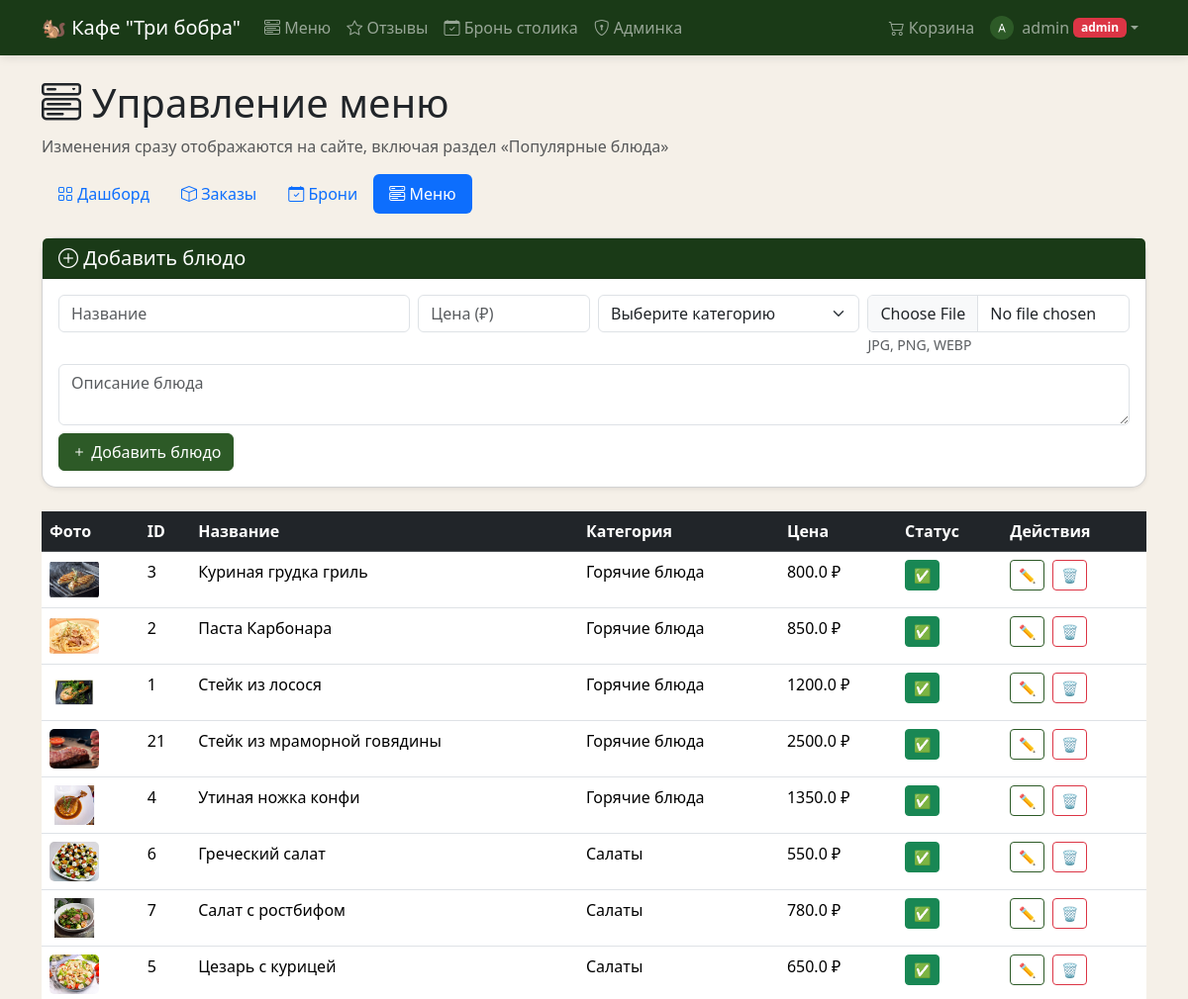
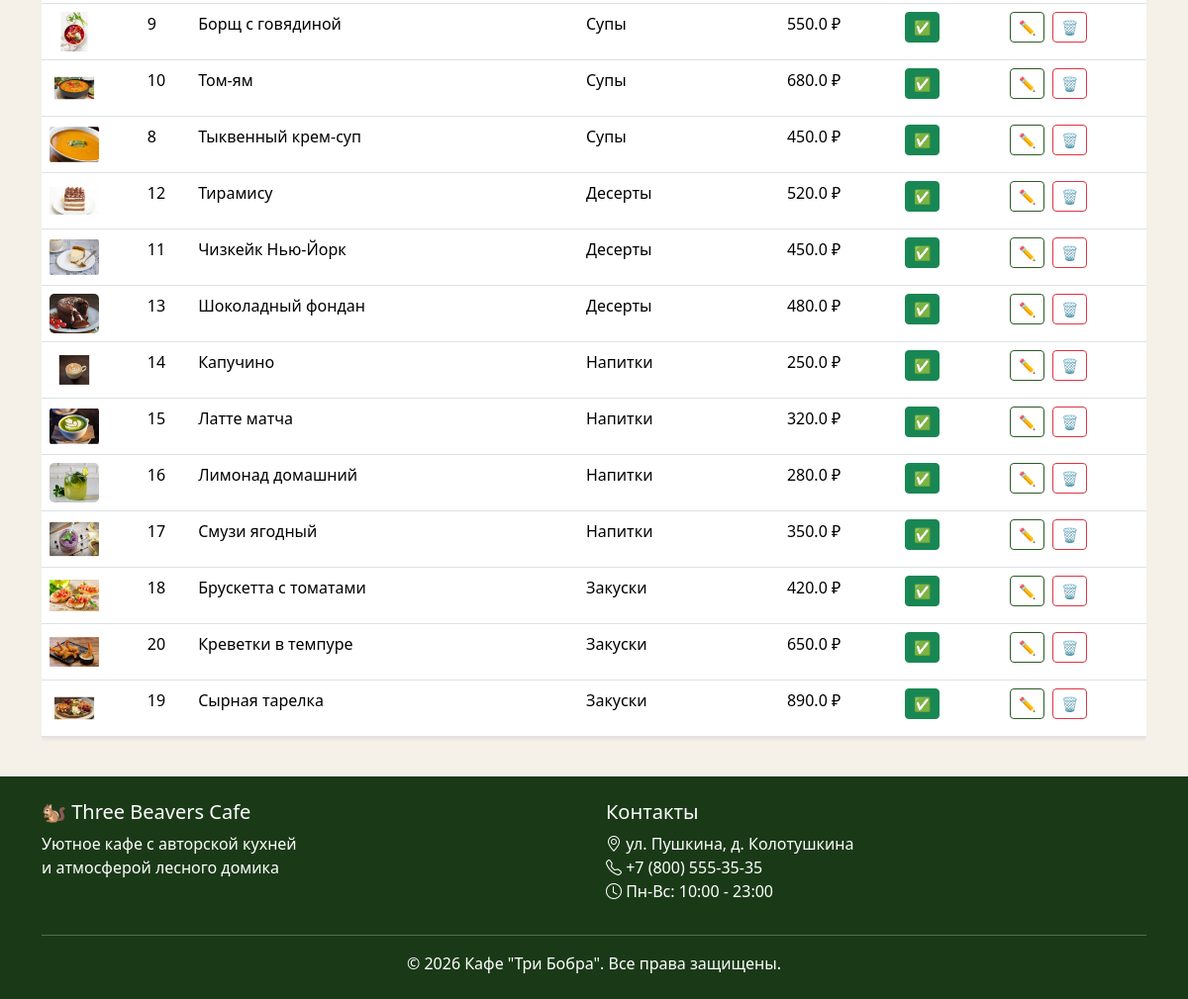
Page /admin/menu (signed in) on the committed database (2 pictures, top to bottom).
### models.py (models this page shows)
class User(UserMixin, db.Model):
    id = db.Column(db.Integer, primary_key=True)
    username = db.Column(db.String(80), unique=True, nullable=False)
    email = db.Column(db.String(120), unique=True, nullable=False)
    password_hash = db.Column(db.String(256), nullable=False)
    is_admin = db.Column(db.Boolean, default=False)
    avatar = db.Column(db.String(300), default="default-avatar.png")
    cart_items = db.relationship("CartItem", backref="user", lazy=True)
    orders = db.relationship("Order", backref="user", lazy=True)
    bookings = db.relationship("Booking", backref="user", lazy=True)
    reviews = db.relationship("Review", backref="user", lazy=True)

class MenuItem(db.Model):
    id = db.Column(db.Integer, primary_key=True)
    name = db.Column(db.String(100), nullable=False)
    description = db.Column(db.Text, nullable=True)
    price = db.Column(db.Float, nullable=False)
    image_url = db.Column(db.String(300), default="default-food.jpg")
    available = db.Column(db.Boolean, default=True)
    category_id = db.Column(db.Integer, db.ForeignKey("category.id"), nullable=False)

class Category(db.Model):
    id = db.Column(db.Integer, primary_key=True)
    name = db.Column(db.String(50), unique=True, nullable=False)
    items = db.relationship("MenuItem", backref="category", lazy=True)

### routes/admin.py (the view)
@admin_bp.route("/menu")
@login_required
@admin_required
def menu():
    items = MenuItem.query.order_by(MenuItem.category_id, MenuItem.name).all()
    categories = Category.query.all()
    return render_template("admin/menu.html", items=items, categories=categories)

### routes/admin.py (called while the page is built)
def admin_required(f):
    @wraps(f)
    def decorated_function(*args, **kwargs):
        if not current_user.is_authenticated or not current_user.is_admin:
            flash("Доступ запрещён! Только для администраторов.", "danger")
            return redirect(url_for("main.index"))
        return f(*args, **kwargs)
    return decorated_function

### templates/admin/menu.html (shortened to what this page needs)
{% extends "base.html" %}
{% block content %}
<div class="container">
    <h1 class="mb-2"><i class="bi bi-menu-button-wide"></i> Управление меню</h1>
    <p class="text-muted mb-3">Изменения сразу отображаются на сайте, включая раздел «Популярные блюда»</p>
    <ul class="nav nav-pills mb-4">
        <li class="nav-item"><a class="nav-link" href="{{ url_for('admin.dashboard') }}"><i class="bi bi-grid"></i> Дашборд</a></li>
        <li class="nav-item"><a class="nav-link" href="{{ url_for('admin.orders') }}"><i class="bi bi-box"></i> Заказы</a></li>
        <li class="nav-item"><a class="nav-link" href="{{ url_for('admin.bookings') }}"><i class="bi bi-calendar-check"></i> Брони</a></li>
        <li class="nav-item"><a class="nav-link active" href="{{ url_for('admin.menu') }}"><i class="bi bi-menu-button-wide"></i> Меню</a></li>
    </ul>
    <div class="card shadow-sm mb-4">
        <div class="card-header bg-dark-green text-white"><h5 class="mb-0"><i class="bi bi-plus-circle"></i> Добавить блюдо</h5></div>
        <div class="card-body">
            <form method="POST" action="{{ url_for('admin.add_menu_item') }}" enctype="multipart/form-data">
                <div class="row g-2">
                    <div class="col-md-4"><input name="name" class="form-control" placeholder="Название" required></div>
                    <div class="col-md-2"><input name="price" type="number" step="1" class="form-control" placeholder="Цена (₽)" required></div>
                    <div class="col-md-3">
                        <select name="category_id" class="form-select" required>
                            <option value="">Выберите категорию</option>
                        </select>
                    </div>
                    <div class="col-md-3">
                        <input type="file" name="image" class="form-control" accept="image/*">
                        <small class="text-muted">JPG, PNG, WEBP</small>
                    </div>
                </div>
                <div class="mt-2">
                    <textarea name="description" class="form-control" placeholder="Описание блюда" rows="2"></textarea>
                </div>
                <div class="mt-2">
                    <button class="btn btn-primary"><i class="bi bi-plus"></i> Добавить блюдо</button>
                </div>
            </form>
        </div>
    </div>
    <div class="table-responsive">
        <table class="table table-hover shadow-sm">
            <thead class="table-dark">
                <tr><th>Фото</th><th>ID</th><th>Название</th><th>Категория</th><th>Цена</th><th>Статус</th><th>Действия</th></tr>
            </thead>
            <tbody>
                {% for item in items %}
                <tr class="{% if not item.available %}table-secondary{% endif %}">
                    <td>
                        <img src="{{ url_for('static', filename='images/menu/' + item.image_url) }}"
                             style="width: 50px; height: 40px; object-fit: cover; border-radius: 5px;"
                             alt="{{ item.name }}">
                    </td>
                    <td>{{ item.id }}</td>
                    <td>{{ item.name }}</td>
                    <td>{{ item.category.name }}</td>
                    <td>{{ item.price }} ₽</td>
                    <td>
                        <form method="POST" action="{{ url_for('admin.toggle_menu_item', item_id=item.id) }}" class="d-inline">
                            <button class="btn btn-sm {% if item.available %}btn-success{% else %}btn-danger{% endif %}">
                                {% if item.available %}✅{% else %}❌{% endif %}
                            </button>
                        </form>
                    </td>
                    <td>
                        <button class="btn btn-sm btn-outline-primary me-1" data-bs-toggle="collapse" data-bs-target="#edit-{{ item.id }}">✏️</button>
                        <form method="POST" action="{{ url_for('admin.delete_menu_item', item_id=item.id) }}" class="d-inline" onsubmit="return confirm('Удалить «{{ item.name }}»?')">
                            <button class="btn btn-sm btn-outline-danger">🗑️</button>
                        </form>
                    </td>
                </tr>
                {% endfor %}
            </tbody>
        </table>
    </div>
</div>
{% endblock %}

### templates/base.html (shortened to what this page needs)
<!DOCTYPE html>
<html lang="ru">
<head>
    <link href="https://cdn.jsdelivr.net/npm/bootstrap@5.3.2/dist/css/bootstrap.min.css" rel="stylesheet">
    <link href="https://cdn.jsdelivr.net/npm/bootstrap-icons@1.11.2/font/bootstrap-icons.css" rel="stylesheet">
    <link href="{{ url_for('static', filename='css/style.css') }}" rel="stylesheet">
</head>
<body>
    <nav class="navbar navbar-expand-lg navbar-dark bg-dark-green sticky-top">
        <div class="container">
            <a class="navbar-brand" href="{{ url_for('main.index') }}">
                🐿 Кафе "Три бобра"
            </a>
            <div class="collapse navbar-collapse" id="navbarNav">
                <ul class="navbar-nav me-auto">
                    <li class="nav-item">
                        <a class="nav-link" href="{{ url_for('menu.menu') }}">
                            <i class="bi bi-menu-button-wide"></i> Меню
                        </a>
                    </li>
                    <li class="nav-item">
                        <a class="nav-link" href="{{ url_for('reviews.reviews') }}">
                            <i class="bi bi-star"></i> Отзывы
                        </a>
                    </li>
                    <li class="nav-item">
                        <a class="nav-link" href="{{ url_for('booking.booking') }}">
                            <i class="bi bi-calendar-check"></i> Бронь столика
                        </a>
                    </li>
                    {% if current_user.is_authenticated and current_user.is_admin %}
                    <li class="nav-item">
                        <a class="nav-link" href="{{ url_for('admin.dashboard') }}">
                            <i class="bi bi-shield-lock"></i> Админка
                        </a>
                    </li>
                    {% endif %}
                </ul>
                <ul class="navbar-nav">
                    {% if current_user.is_authenticated %}
                    <li class="nav-item">
                        <a class="nav-link d-flex align-items-center gap-1" href="{{ url_for('cart.cart') }}">
                            <i class="bi bi-cart2"></i> Корзина
                        </a>
                    </li>
                    <li class="nav-item dropdown">
                        <a class="nav-link dropdown-toggle d-flex align-items-center" href="#" role="button" data-bs-toggle="dropdown">
                            <img src="/auth/avatar/{{ current_user.id }}"
                                 class="rounded-circle me-2"
                                 style="width: 24px; height: 24px; object-fit: cover;"
                                 alt="">
                            {{ current_user.username }}
                            {% if current_user.is_admin %}<span class="badge bg-danger ms-1">admin</span>{% endif %}
                        </a>
                    </li>
                    {% endif %}
                </ul>
            </div>
        </div>
    </nav>
    <main class="py-4">
        {% block content %}{% endblock %}
    </main>
    <footer class="bg-dark-green text-white py-4 mt-auto">
        <div class="container">
            <div class="row">
                <div class="col-md-6">
                    <h5>🐿 Three Beavers Cafe</h5>
                    <p>Уютное кафе с авторской кухней<br>и атмосферой лесного домика</p>
                </div>
                <div class="col-md-6">
                    <h5>Контакты</h5>
                    <p>
                        <i class="bi bi-geo-alt"></i> ул. Пушкина, д. Колотушкина<br>
                        <i class="bi bi-telephone"></i> +7 (800) 555-35-35<br>
                        <i class="bi bi-clock"></i> Пн-Вс: 10:00 - 23:00
                    </p>
                </div>
            </div>
            <hr>
            <p class="text-center mb-0">&copy; 2026 Кафе "Три Бобра". Все права защищены.</p>
        </div>
    </footer>
</body>
</html>

### static/css/style.css (style rules this page uses)
:root { --beaver-green: #2d5a27; --beaver-dark: #1a3a17; --beaver-light: #4a7c43; --beaver-gold: #c4a35a; --beaver-cream: #f5f0e8; --beaver-brown: #6b4f3c; }
.bg-dark-green { background-color: var(--beaver-dark) !important; }
.btn-primary { background-color: var(--beaver-green); border-color: var(--beaver-green); }
.btn-outline-primary { color: var(--beaver-green); border-color: var(--beaver-green); }
.card { border-radius: 15px; transition: transform 0.3s, box-shadow 0.3s; }
.navbar { box-shadow: 0 2px 10px rgba(0, 0, 0, 0.1); }
.nav-link { transition: color 0.3s; }
footer { background-color: var(--beaver-dark); }
body { background-color: var(--beaver-cream); min-height: 100vh; display: flex; flex-direction: column; }
main { flex: 1; }
a.nav-link.d-flex { white-space: nowrap; }

### rows in the picture
User: username "admin"
MenuItem: image_url (picture), id "3", name "Куриная грудка гриль", category.name "Горячие блюда", price "800.0"
MenuItem: image_url (picture), id "2", name "Паста Карбонара", category.name "Горячие блюда", price "850.0"
MenuItem: image_url (picture), id "1", name "Стейк из лосося", category.name "Горячие блюда", price "1200.0"
MenuItem: image_url (picture), id "21", name "Стейк из мраморной говядины", category.name "Горячие блюда", price "2500.0"
MenuItem: image_url (picture), id "4", name "Утиная ножка конфи", category.name "Горячие блюда", price "1350.0"
MenuItem: image_url (picture), id "6", name "Греческий салат", category.name "Салаты", price "550.0"
MenuItem: image_url (picture), id "7", name "Салат с ростбифом", category.name "Салаты", price "780.0"
MenuItem: image_url (picture), id "5", name "Цезарь с курицей", category.name "Салаты", price "650.0"
MenuItem: image_url (picture), id "9", name "Борщ с говядиной", category.name "Супы", price "550.0"
MenuItem: image_url (picture), id "10", name "Том-ям", category.name "Супы", price "680.0"
MenuItem: image_url (picture), id "8", name "Тыквенный крем-суп", category.name "Супы", price "450.0"
MenuItem: image_url (picture), id "12", name "Тирамису", category.name "Десерты", price "520.0"
MenuItem: image_url (picture), id "11", name "Чизкейк Нью-Йорк", category.name "Десерты", price "450.0"
MenuItem: image_url (picture), id "13", name "Шоколадный фондан", category.name "Десерты", price "480.0"
MenuItem: image_url (picture), id "14", name "Капучино", category.name "Напитки", price "250.0"
MenuItem: image_url (picture), id "15", name "Латте матча", category.name "Напитки", price "320.0"
MenuItem: image_url (picture), id "16", name "Лимонад домашний", category.name "Напитки", price "280.0"
MenuItem: image_url (picture), id "17", name "Смузи ягодный", category.name "Напитки", price "350.0"
MenuItem: image_url (picture), id "18", name "Брускетта с томатами", category.name "Закуски", price "420.0"
MenuItem: image_url (picture), id "20", name "Креветки в темпуре", category.name "Закуски", price "650.0"
MenuItem: image_url (picture), id "19", name "Сырная тарелка", category.name "Закуски", price "890.0"
